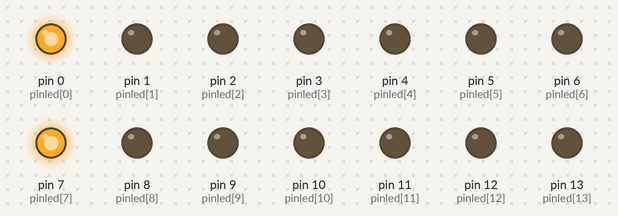
Simulated run of this sketch. Board: Arduino Uno, built with avr-gcc and run on an emulated ATmega328P. Parts: output pins drawn as LEDs (lit = HIGH).

Above: at 0.1 s.
At 4.1 s:
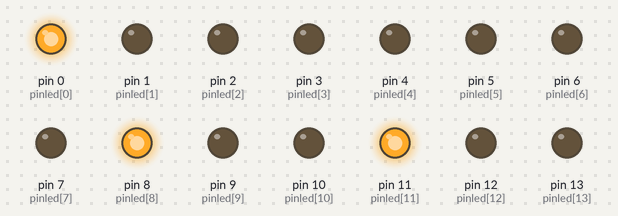
At 9.1 s:
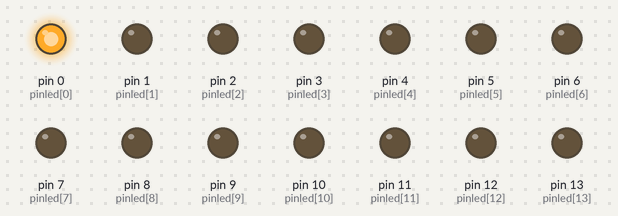
At 19.1 s:
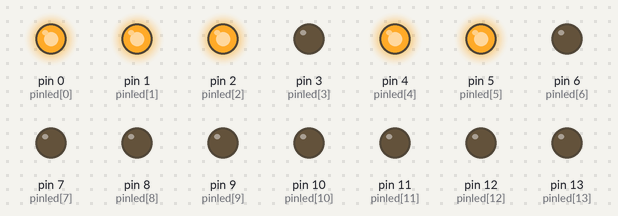
At 29.1 s:
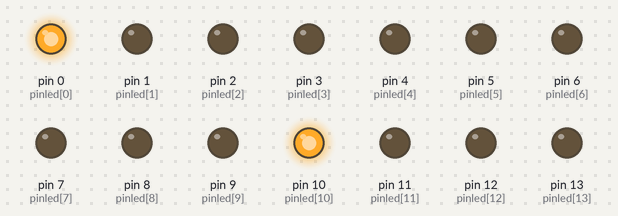
At 39.1 s:
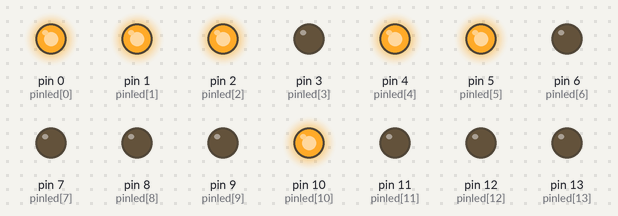
Timing chart, 0 to 40.0 s (numbered marks = the images above):
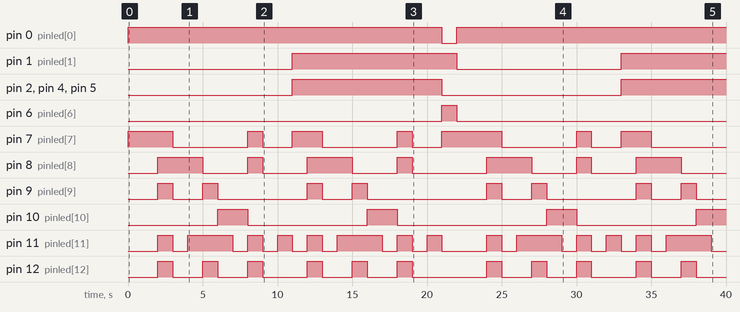

Measured:
- by itself, pin 0 (pinled[0]): LOW → HIGH at 0.00 s, → LOW 21.0 s later, → HIGH 1.0 s later
- by itself, pin 1 (pinled[1]): LOW → HIGH at 11.0 s, → LOW 11.0 s later, → HIGH 11.0 s later
- by itself, pin 2 (pinled[2]), pin 4 (pinled[4]), pin 5 (pinled[5]): LOW → HIGH at 11.0 s, → LOW 10.0 s later, → HIGH 12.0 s later
- by itself, pin 6 (pinled[6]): LOW → HIGH at 21.0 s, → LOW 1.0 s later
- by itself, pin 7 (pinled[7]): LOW → HIGH at 0.00 s, → LOW 3.0 s later, → HIGH 5.0 s later, → LOW 1.0 s later, … (14 changes in this stretch)
- by itself, pin 8 (pinled[8]): LOW → HIGH at 2.0 s, → LOW 3.0 s later, → HIGH 3.0 s later, → LOW 1.0 s later, … (14 changes in this stretch)
- by itself, pin 9 (pinled[9]): LOW → HIGH at 2.0 s, → LOW 1.0 s later, → HIGH 2.0 s later, → LOW 1.0 s later, … (16 changes in this stretch)
- by itself, pin 10 (pinled[10]): goes HIGH 2.0 s, LOW 8.0 s, HIGH 2.0 s, LOW 10.0 s, HIGH 2.0 s, LOW 8.0 s, then HIGH

The sketch:

Lab5_Ex4_Two_Digit_Number.ino
```cpp
int pinled [] = {0,1,2,3,4,5,6,7,8,9,10,11,12,13};

void setup(){
    for (int i = 0; i < 14; i++) {
       pinMode(pinled [i], OUTPUT);
	}
}

void displayNumber1(int i){
  if (i == 0 || i == 10 || i == 20){
    digitalWrite(7, HIGH);
    digitalWrite(8, LOW);
    digitalWrite(9, LOW);
    digitalWrite(10, LOW);
    digitalWrite(11, LOW);
    digitalWrite(12, LOW);
    digitalWrite(13, LOW);

  }else if(i == 1 || i == 11){
  	digitalWrite(7, HIGH);
    digitalWrite(8, HIGH);
    digitalWrite(9, HIGH);
    digitalWrite(10, LOW);
    digitalWrite(11, HIGH);
    digitalWrite(12, HIGH);
    digitalWrite(13, LOW);

  }else if(i == 2 || i == 12){
  	digitalWrite(7, LOW);
    digitalWrite(8, HIGH);
    digitalWrite(9, LOW);
    digitalWrite(10, LOW);
    digitalWrite(11, LOW);
    digitalWrite(12, LOW);
    digitalWrite(13, HIGH);

  }else if(i == 3 || i ==13){
  	digitalWrite(7, LOW);
    digitalWrite(8, HIGH);
    digitalWrite(9, LOW);
    digitalWrite(10, LOW);
    digitalWrite(11, HIGH);
    digitalWrite(12, LOW);
    digitalWrite(13, LOW);

  }else if(i == 4 || i == 14){
  	digitalWrite(7, LOW);
    digitalWrite(8, LOW);
    digitalWrite(9, HIGH);
    digitalWrite(10, LOW);
    digitalWrite(11, HIGH);
    digitalWrite(12, HIGH);
    digitalWrite(13, LOW);

  }else if(i == 5 || i == 15){
  	digitalWrite(7, LOW);
    digitalWrite(8, LOW);
    digitalWrite(9, LOW);
    digitalWrite(10, HIGH);
    digitalWrite(11, HIGH);
    digitalWrite(12, LOW);
    digitalWrite(13, LOW);

  }else if(i == 6 || i == 16){
  	digitalWrite(7, LOW);
    digitalWrite(8, LOW);
    digitalWrite(9, LOW);
    digitalWrite(10, HIGH);
    digitalWrite(11, LOW);
    digitalWrite(12, LOW);
    digitalWrite(13, LOW);

  }else if(i == 7 || i == 17){
  	digitalWrite(7, HIGH);
    digitalWrite(8, HIGH);
    digitalWrite(9, LOW);
    digitalWrite(10, LOW);
    digitalWrite(11, HIGH);
    digitalWrite(12, HIGH);
    digitalWrite(13, LOW);

  }else if(i == 8 || i == 18){
  	digitalWrite(7, LOW);
    digitalWrite(8, LOW);
    digitalWrite(9, LOW);
    digitalWrite(10, LOW);
    digitalWrite(11, LOW);
    digitalWrite(12, LOW);
    digitalWrite(13, LOW);

  }else if(i == 9 || i == 19){
    digitalWrite(7, LOW);
    digitalWrite(8, LOW);
    digitalWrite(9, LOW);
    digitalWrite(10, LOW);
    digitalWrite(11, HIGH);
    digitalWrite(12, LOW);
    digitalWrite(13, LOW);
  }
}

void displayNumber2(int i){
  if (i < 10){
    digitalWrite(0, HIGH);
    digitalWrite(1, LOW);
    digitalWrite(2, LOW);
    digitalWrite(3, LOW);
    digitalWrite(4, LOW);
    digitalWrite(5, LOW);
    digitalWrite(6, LOW);
  }
  else if(10 <= i && i <= 19){
  	digitalWrite(0, HIGH);
    digitalWrite(1, HIGH);
    digitalWrite(2, HIGH);
    digitalWrite(3, LOW);
    digitalWrite(4, HIGH);
    digitalWrite(5, HIGH);
    digitalWrite(6, LOW);
  }
  else if(i == 20){
  	digitalWrite(0, LOW);
    digitalWrite(1, HIGH);
    digitalWrite(2, LOW);
    digitalWrite(3, LOW);
    digitalWrite(4, LOW);
    digitalWrite(5, LOW);
    digitalWrite(6, HIGH);
  }
}

void loop(){
  displayNumber1(0);
  displayNumber2(0);
  delay(1000);
  for (int i = 0; i < 21; i++) {
    displayNumber1(i);
    displayNumber2(i);
    delay(1000);
  }
}
```
